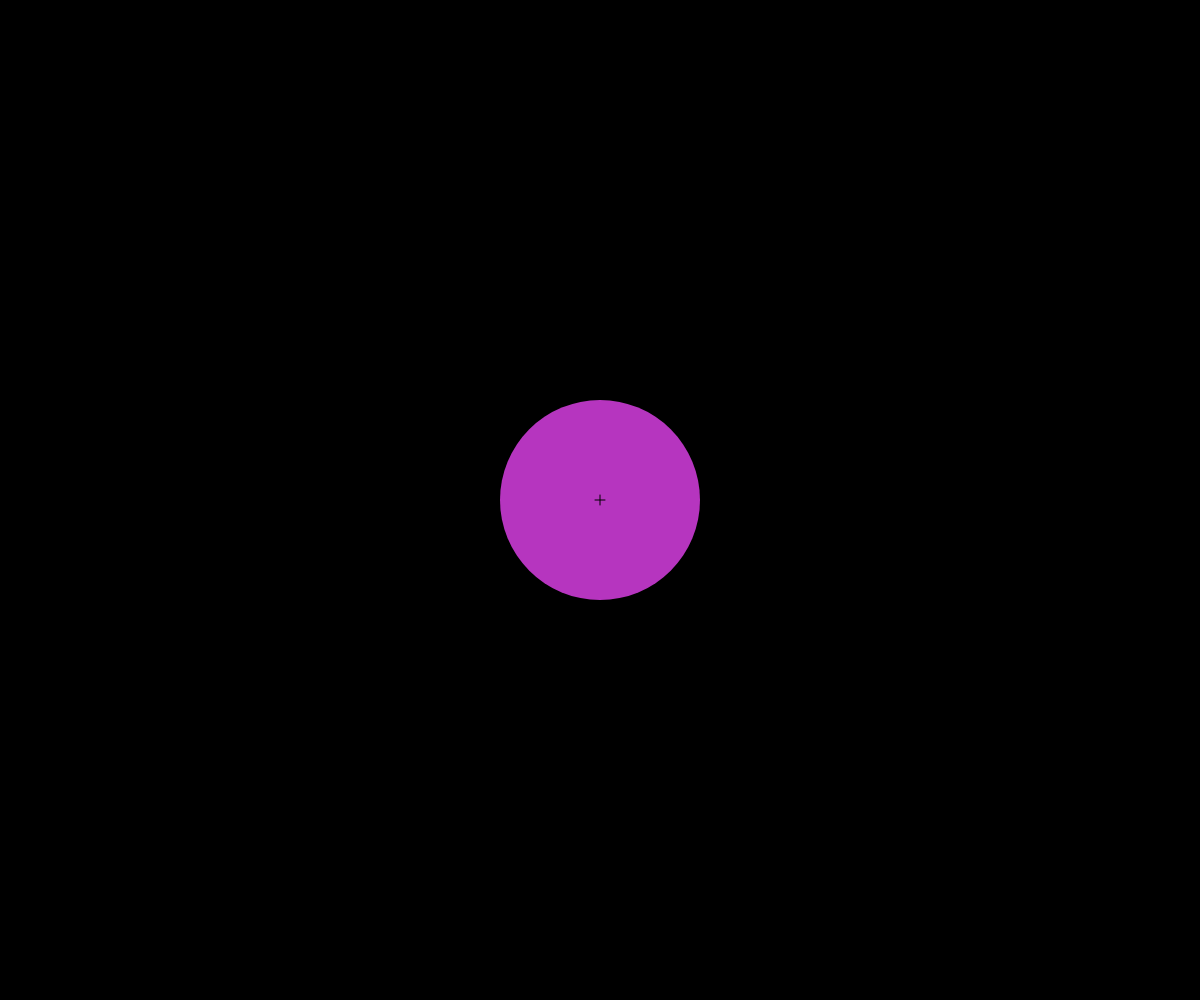
Frame 1 (no input)
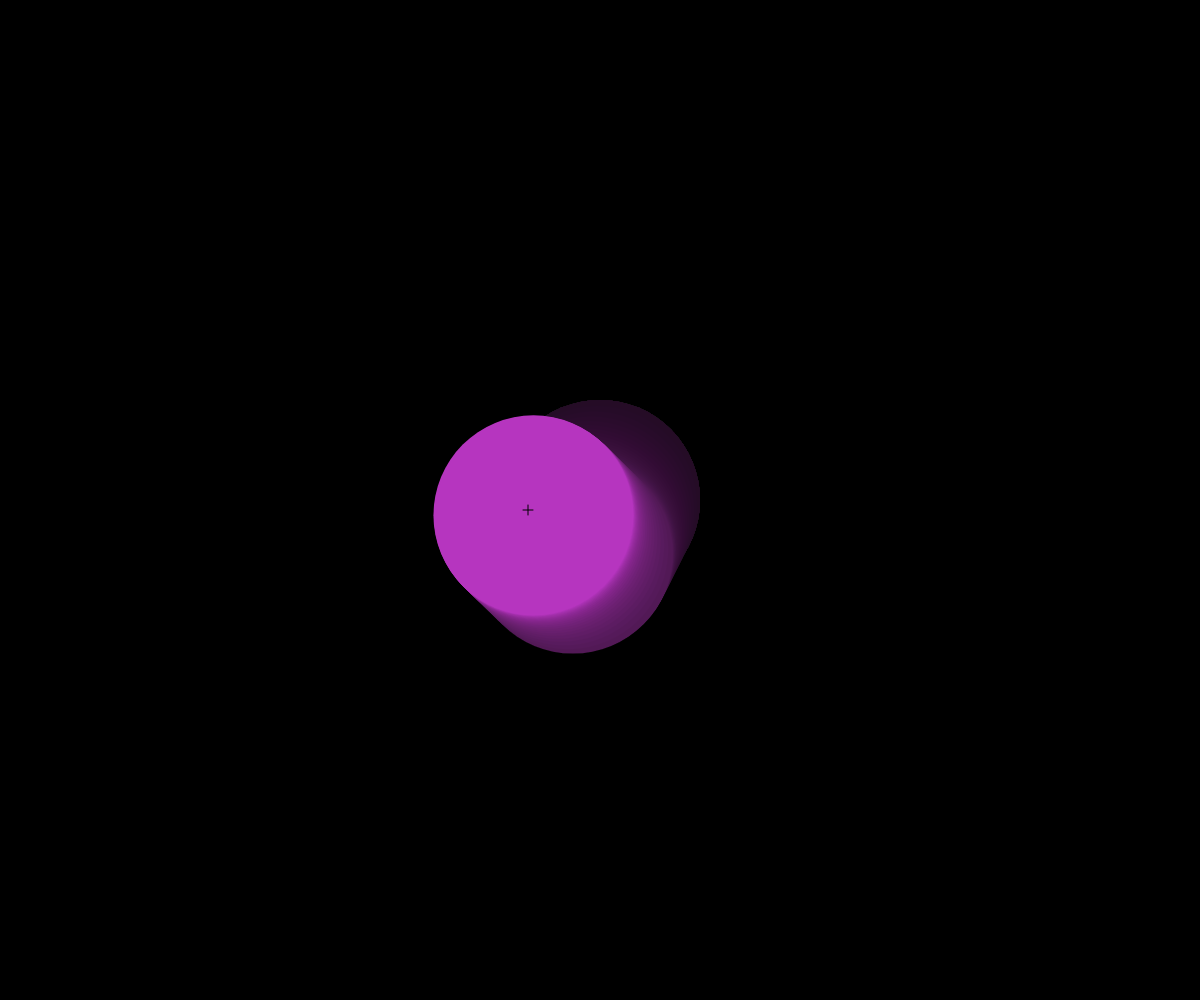
Frame 60 (no input)
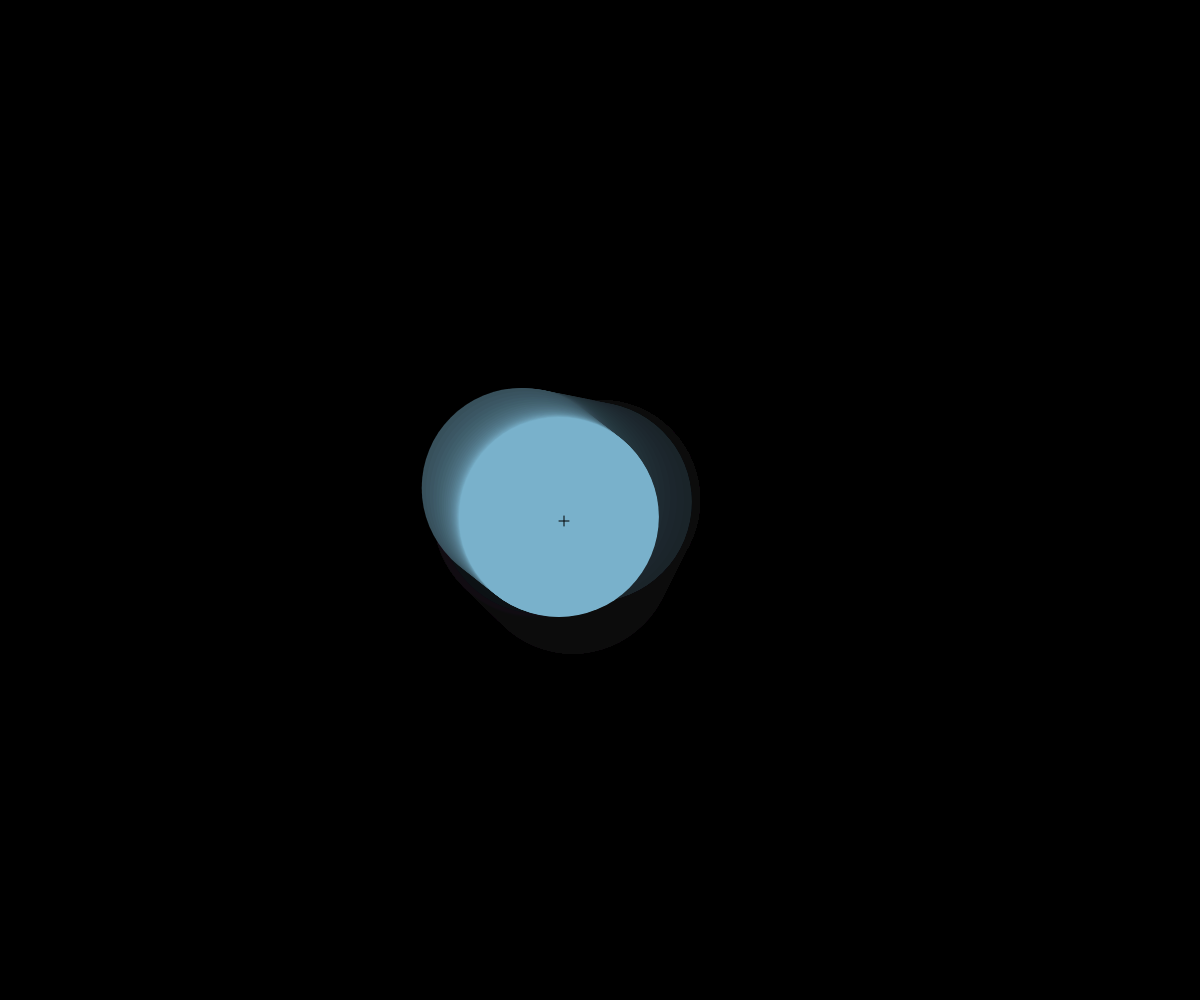
Frame 120 (the mouse pressed at the canvas centre since frame 60)

The p5.js sketch that drew these frames (run headless with seeded random() and noise() and a simulated clock; from frame 60 on, the mouse is pressed at the canvas centre):

// p5.js sketch
// ── sketch.js
let target;
let ball;
let distance = 100;
let cross = 10;
let interval = 20;
let ballSize = 200;
let c;

function setup() {
  createCanvas(windowWidth, windowHeight);
  background(0);

  colorMode(RGB);

  target = createVector(width/2, height/2);
  ball = createVector(width/2, height/2);
  
  c = color(random(255), random(255), random(255));
}


function draw() {
  background(0, 10);

  noStroke();
  fill(c);

  /*
  Lerp
  https://p5js.org/reference/p5.Vector/lerp/
  lerp(x, y, z, amt,v, amt,v1, v2, amt, [target])
  */
  ball.x = lerp(ball.x, target.x, 0.1);
  ball.y = lerp(ball.y, target.y, 0.1);

  ellipse(ball.x, ball.y, ballSize, ballSize);

  stroke(0);
  push();
    translate(-cross/2, -cross/2);
    
    line(target.x, target.y + cross/2, target.x + cross, target.y + cross/2);
    line(target.x + cross/2, target.y, target.x + cross/2, target.y + cross);
  pop();


  if (frameCount % interval === 0) {
    setTarget();
  }
}


function setTarget() { 
  if(target.x > width || target.x < 0) {
    target.x = 0;
  }

  if(target.y > height || target.y < 0) {
    target.y = 0;
  }
  
  /*
  Random
  https://p5js.org/reference/p5/random/
  random([min], [max], choices)
  */
  target.x += round(random(-distance, distance));
  target.y += round(random(-distance, distance));
}

function mousePressed() {
  target.x = mouseX;
  target.y = mouseY;
  c = color(random(255), random(255), random(255));
}

function windowResize() {
  resizeCanvas(windowWidth, windowHeight);
}
